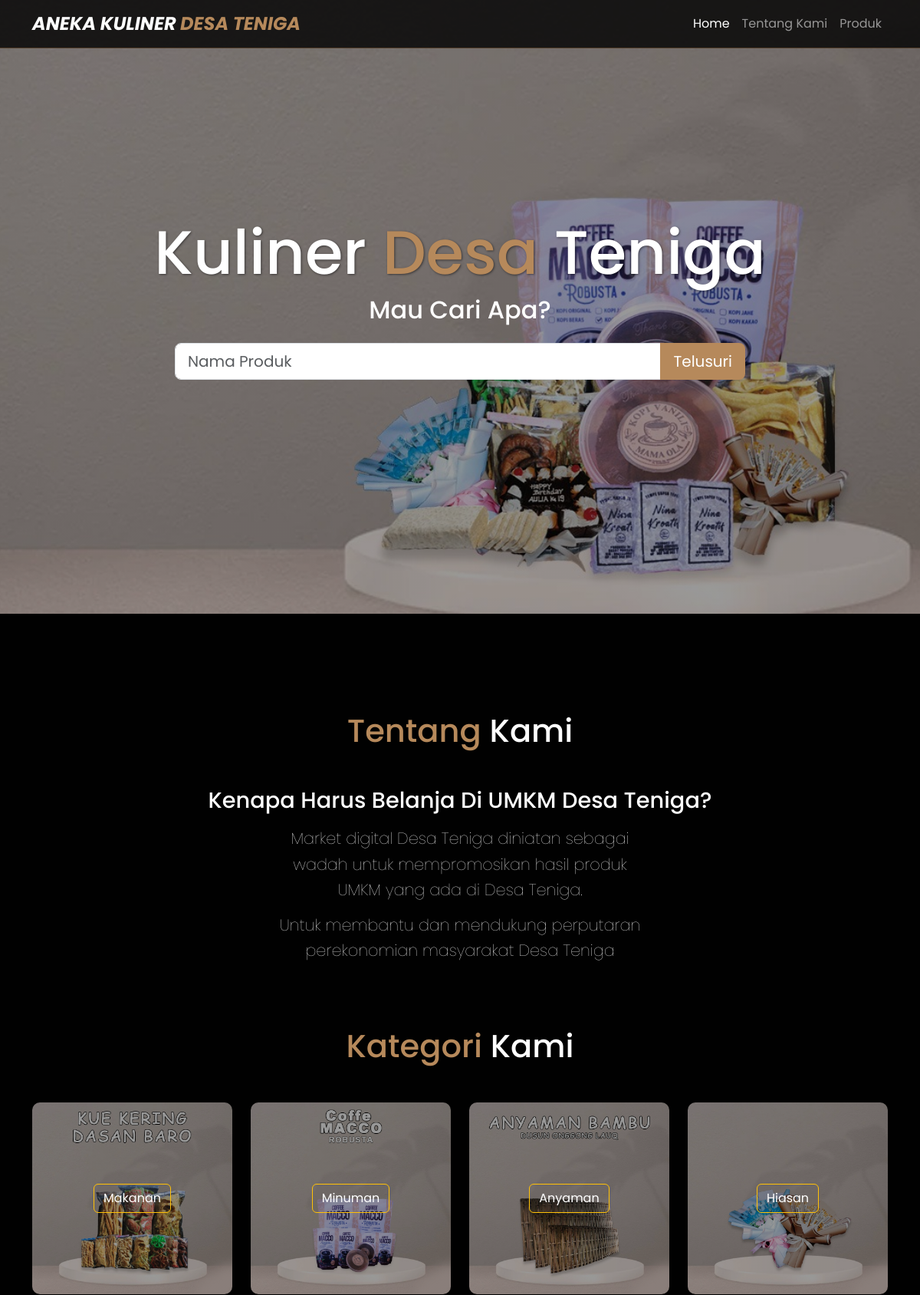
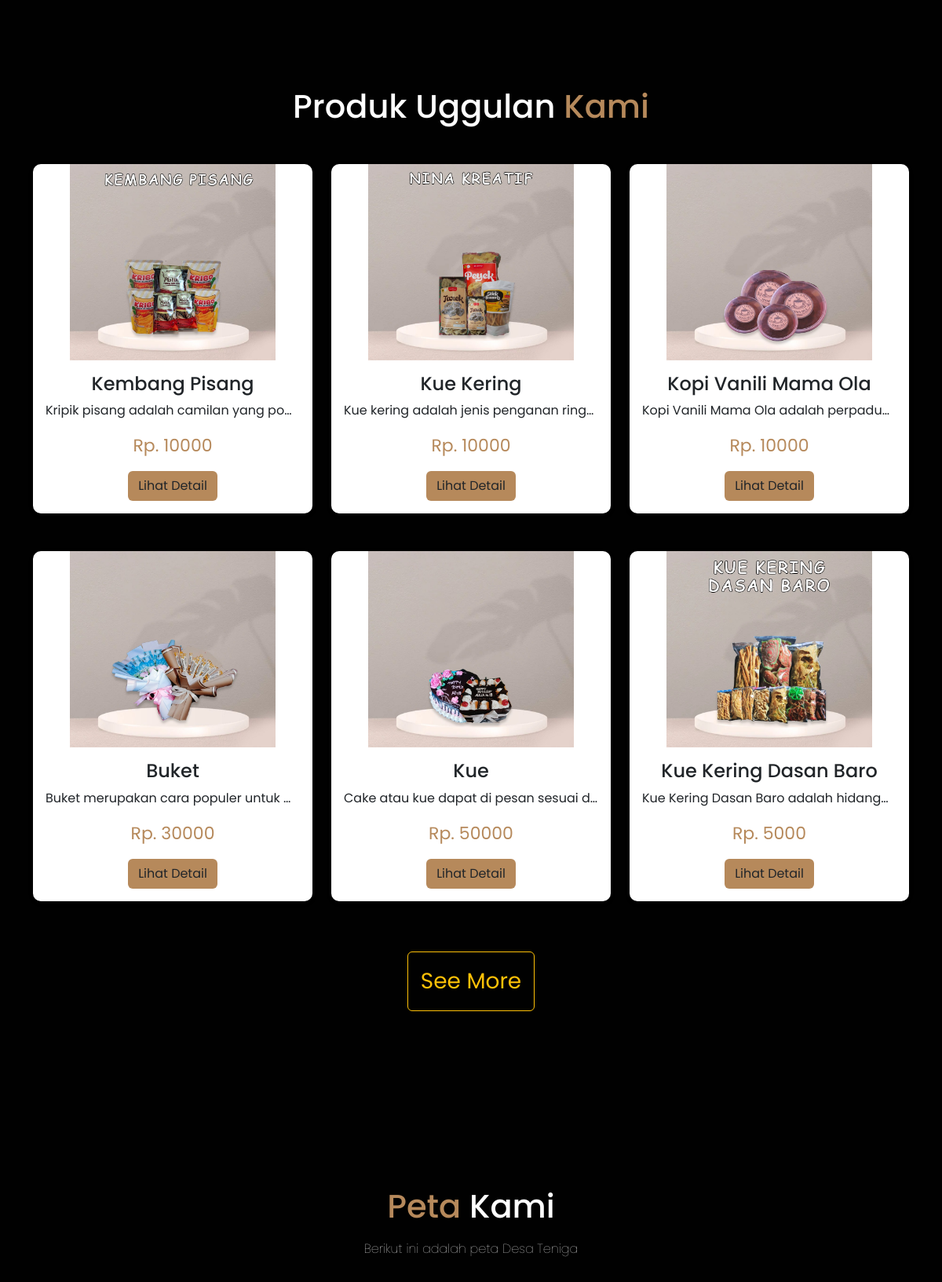
The page / (upper part) on the database its author committed (2 pictures, top to bottom).
### tables this page shows
CREATE TABLE `produk` (
  `id` int(11) NOT NULL,
  `kategori_id` int(11) NOT NULL,
  `nama` varchar(255) NOT NULL,
  `harga` double NOT NULL,
  `foto` varchar(255) DEFAULT NULL,
  `detail` text DEFAULT NULL,
  `stok` enum('habis','tersedia') DEFAULT 'tersedia'
);

### index.php (the view, shortened to what this page needs)
<?php
require 'connection.php';
$queryProduk = mysqli_query($con, "SELECT id, nama,harga, foto, detail FROM produk LIMIT 6");
?>
<!DOCTYPE html>
<html lang="en">
<head>
  <link rel="stylesheet" href="bootstrap/css/bootstrap.min.css">
  <link rel="stylesheet" href="fontawesome/css/all.min.css">
  <link rel="stylesheet" href="css/style.css">
</head>
<body>
  <?php require 'navbar.php' ?>
  <div class="container-fluid banner d-flex align-items-center">
    <div class="container text-center">
      <h1>Kuliner <span>Desa</span> Teniga</h1>
      <h3>Mau Cari Apa?</h3>
      <div class="col-md-8 offset-md-2">
        <form action="produk.php" method="get">
          <div class="input-group input-group-lg my-4">
            <input type="text" class="form-control" placeholder="Nama Produk" aria-label="Recipient's username"
              aria-describedby="basic-addon2" name="keyword">
            <button type="submit" class="btn warna1 text-white">Telusuri</button>
          </div>
        </form>
      </div>
    </div>
  </div>
  <section id="about" class="about">
    <h2><span>Tentang</span> Kami</h2>
    <div class="row ">
      <div class="content text-center">
        <h3>Kenapa Harus Belanja Di UMKM Desa Teniga?</h3>
        <p>Market digital Desa Teniga diniatan sebagai wadah untuk mempromosikan hasil produk UMKM yang ada di Desa
          Teniga.</p>
        <p>Untuk membantu dan mendukung perputaran perekonomian masyarakat Desa Teniga</p>
      </div>
    </div>
  </section>
  <div class="container-fluid py-5">
    <div class="container text-center">
      <h2><span>Kategori</span> Kami</h2>
      <div class="row mt-5 justify-content-center">
        <div class="col-md-3 mb-3">
          <div class="highlighted-kategori ktg-makanan d-flex justify-content-center align-items-center">
            <h4><a class="no-decoration btn btn-outline-warning" href="produk.php?kategori=Makanan">Makanan</a></h4>
          </div>
        </div>
        <div class="col-md-3 mb-3">
          <div class="highlighted-kategori ktg-minuman d-flex justify-content-center align-items-center">
            <h4><a class="no-decoration btn btn-outline-warning" href="produk.php?kategori=Minuman">Minuman</a></h4>
          </div>
        </div>
        <div class="col-md-3 mb-3">
          <div class="highlighted-kategori ktg-anyaman d-flex justify-content-center align-items-center">
            <h4><a class="no-decoration btn btn-outline-warning" href="produk.php?kategori=Anyaman">Anyaman</a>
            </h4>
          </div>
        </div>
        <div class="col-md-3 mb-3">
          <div class="highlighted-kategori ktg-hiasan d-flex justify-content-center align-items-center">
            <h4><a class="no-decoration btn btn-outline-warning" href="produk.php?kategori=Hiasan">Hiasan</a></h4>
          </div>
        </div>
      </div>
    </div>
  </div>
  <div class="container-fluid py-5">
    <div class="container text-center">
      <h2>Produk Uggulan <span>Kami</span></h2>
      <div class="row mt-5">
        <?php while ($data = mysqli_fetch_array($queryProduk)) {
          ?>
          <div class="col-sm-6 col-md-4 mb-5">
            <div class="card produk-card h-100">
              <div class="image-box">
                <img src="image/<?php echo $data['foto']; ?>" class="card-img-top" alt="..">
              </div>
              <div class="card-body">
                <h4 class="card-title">
                  <?php echo $data['nama']; ?>
                </h4>
                <p class="card-text text-truncate">
                  <?php echo $data['detail']; ?>
                </p>
                <p class="card-text text-harga">Rp.
                  <?php echo $data['harga']; ?>
                </p>
                <a href="produk-detail.php?nama=<?php echo $data['nama']; ?>" class="btn warna1">Lihat Detail</a>
              </div>
            </div>
          </div>
        <?php }
        ?>
      </div>
      <a href="produk.php" class="btn btn-outline-warning mt-3 p-3 fs-3">See More</a>
    </div>
  </div>
  <section id="content" class="content">
    <h2 class="text-center mt-5"><span>Peta</span> Kami</h2>
    <p class="text-center">Berikut ini adalah peta Desa Teniga</p>
  </section>
</body>
</html>

### css/style.css (style rules this page uses)
.warna1 { background-color: #b6895b; }
body { font-family: "poppins", sans-serif; background-color: #010101; color: #fff; }
span { color: #b6895b; }
h2 { font-size: 2.6rem; margin-bottom: 3rem; }
h3 { font-size: 2rem; }
.banner { min-height: 100vh; background: linear-gradient(rgba(0, 0, 0, 0.4), rgba(0, 0, 0, 0.4)), url("../image/banner-bg.jpeg"); background-repeat: no-repeat; background-size: cover; background-position: center; }
.banner .container h1 { font-size: 5em; color: #fff; text-shadow: 1px 1px 3px rgba(1, 1, 3, 0.5); line-height: 1.2; }
.about { padding: 8rem 7% 1.4rem; }
.about h2 { text-align: center; font-size: 2.6rem; margin-bottom: 3rem; }
.about h2 span { color: #b6895b; }
.about .row .content { flex: 1 1 35rem; padding: 0 1rem; }
.about .row .content h3 { font-size: 1.8rem; margin-bottom: 1rem; }
.about .row .content p { margin-bottom: 0.8rem; font-size: 1.3rem; font-weight: 100; line-height: 1.6; }
.highlighted-kategori { background-color: #f8f9fa; border-radius: 10px; padding: 20px; transition: background-color 0.3s, transform 0.3s; }
.ktg-makanan { background: linear-gradient(rgba(0, 0, 0, 0.4), rgba(0, 0, 0, 0.4)), url("../image/kategori-makanan.jpeg"); background-size: cover; background-position: 50% 100%; }
.ktg-minuman { background: linear-gradient(rgba(0, 0, 0, 0.4), rgba(0, 0, 0, 0.4)), url("../image/kategori-minuman.jpeg"); background-size: cover; background-position: 50% 100%; }
.ktg-anyaman { background: linear-gradient(rgba(0, 0, 0, 0.4), rgba(0, 0, 0, 0.4)), url("../image/kategori-kerajinan.jpeg"); background-size: cover; background-position: 50% 100%; }
.ktg-hiasan { background: linear-gradient(rgba(0, 0, 0, 0.4), rgba(0, 0, 0, 0.4)), url("../image/kategori-hiasan.jpeg"); background-size: cover; background-position: 50% 100%; }
.highlighted-kategori h4 { color: #fff; font-size: 1.5rem; margin: 2rem; padding: 0; }
.highlighted-kategori { height: 250px; }
.no-decoration { text-decoration: none; color: white; }
.produk-card { border: none; border-radius: 10px; box-shadow: 0px 2px 6px rgba(0, 0, 0, 0.1); transition: transform 0.3s; }
.produk-card .card-body { padding: 1rem; }
.text-harga { font-size: 22px; color: #b6895b; }
.image-box { height: 250px; }
.image-box img { height: 100%; width: 100%; object-fit: contain; object-position: center; }
.content { padding: 8rem 7% 1.4rem; }
.content h2 { text-align: center; font-size: 2.6rem; margin-bottom: 3rem; }
.content h2 span { color: #b6895b; }
.content h2 { margin-bottom: 1rem; }
.content p { text-align: center; max-width: 30rem; margin: auto; font-size: 1rem; font-weight: 100; line-height: 1.6; }
.content h3 { font-size: 1.8rem; margin-bottom: 1rem; }

### rows shown on the page
produk: foto (picture), nama "Kembang Pisang", detail "Kripik pisang adalah camilan yang po…", harga "10000"
produk: foto (picture), nama "Kue Kering", detail "Kue kering adalah jenis penganan ring…", harga "10000"
produk: foto (picture), nama "Kopi Vanili Mama Ola", detail "Kopi Vanili Mama Ola adalah perpadu…", harga "10000"
produk: foto (picture), nama "Buket", detail "Buket merupakan cara populer untuk…", harga "30000"
produk: foto (picture), nama "Kue", detail "Cake atau kue dapat di pesan sesuai d…", harga "50000"
produk: foto (picture), nama "Kue Kering Dasan Baro", detail "Kue Kering Dasan Baro adalah hidang…", harga "5000"
